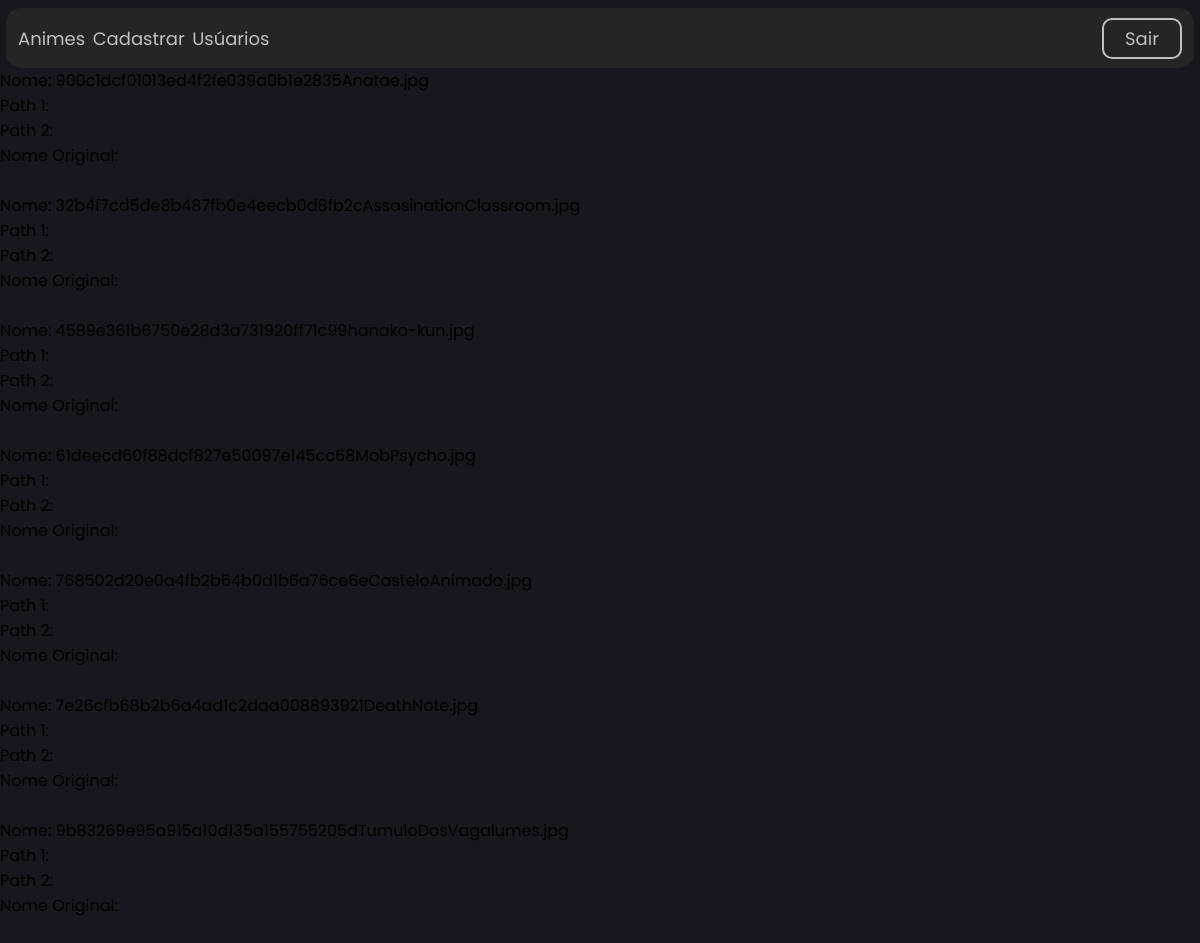
The page /admin/teste-imagem.php (signed in) on the database its author committed.
### tables this page shows
CREATE TABLE `animes` (
  `idAnime` int(11) NOT NULL,
  `nomeAnime` varchar(80) NOT NULL,
  `sinopseAnime` varchar(2000) NOT NULL,
  `gen1_FK` int(11) NOT NULL,
  `gen2_FK` int(11) DEFAULT NULL,
  `gen3_FK` int(11) DEFAULT NULL,
  `gen4_FK` int(11) DEFAULT NULL,
  `gen5_FK` int(11) DEFAULT NULL,
  `avaliacaoAnime` int(10) NOT NULL,
  `favoritosAnime` int(10) NOT NULL,
  `estudioAnime` varchar(50) NOT NULL,
  `produtorAnime` varchar(50) NOT NULL,
  `imagemAnime` varchar(500) NOT NULL,
  `pathImgAnime` varchar(500) NOT NULL
);

### admin/teste-imagem-view.php (called while the page is built)
<?php
    require_once("./_conexao/conexao.php");
    try{
        $sql = "SELECT * FROM animes";
        $select = $conexao->query($sql);
        $result = $select->fetchAll();
        $total = $select->rowCount();
    }
    catch(PDOException $e) {
        echo "Erro: ".$e->getMessage();
    }

### admin/teste-imagem.php (the view, shortened to what this page needs)
<!DOCTYPE html>
<html lang="pt-br">
<head>
    <link rel="stylesheet" href="./css/style.css">
</head>
<body>
<div class="space">
    <?php
    include("./admnav.php");
    require_once("./teste-imagem-view.php");
    if($total > 0){
    ?>
            <?php
            foreach($result as $linha){
            ?>
            <p>Nome: <?php echo $linha["imagemAnime"]; ?></p>
            <p>Path 1: <?php echo $linha["path1ImgAnime"]; ?></p>
            <p>Path 2: <?php echo $linha["path2ImgAnime"]; ?></p>
            <p>Nome Original: <?php echo $linha["oriImgAnime"]; ?></p>
            <p><img height="200" src="<?php echo $linha["path2ImgAnime"]?>" alt=""> </p>
            <?php
            }
            ?>
    <?php
    }
    ?>
</div>
</body>
</html>

### admin/css/style.css (style rules this page uses)
* { margin: 0; padding: 0; border: 0; box-sizing: border-box; font-family: 'Poppins', sans-serif; }
body { background-color: #353535; position: relative; overflow-x: hidden !important; overflow: overlay; }

### css/global.css (style rules this page uses)
* { margin: 0; padding: 0; border: 0; box-sizing: border-box; font-family: 'Poppins', sans-serif; outline: none; text-decoration: none; -webkit-touch-callout: none; -webkit-user-select: none; -khtml-user-select: none; -moz-user-select: none; -ms-user-select: none; user-select: none; }
body { background-color: #171720; min-height: 100vh; min-width: 100vw; position: relative; overflow-x: hidden !important; overflow: overlay; }

### rows shown on the page
animes: imagemAnime "900c1dcf01013ed4f2fe039a0b1e2835Anatae.jpg"
animes: imagemAnime "32b4f7cd5de8b487fb0e4eecb0d8fb2cAssasinationClassroom.jpg"
animes: imagemAnime "4589e361b6750e28d3a731920ff71c99hanako-kun.jpg"
animes: imagemAnime "61deecd60f88dcf827e50097e145cc68MobPsycho.jpg"
animes: imagemAnime "768502d20e0a4fb2b64b0d1b6a76ce6eCasteloAnimado.jpg"
animes: imagemAnime "7e26cfb68b2b6a4ad1c2daa008893921DeathNote.jpg"
animes: imagemAnime "9b83269e95a915a10d135a155755205dTumuloDosVagalumes.jpg"
